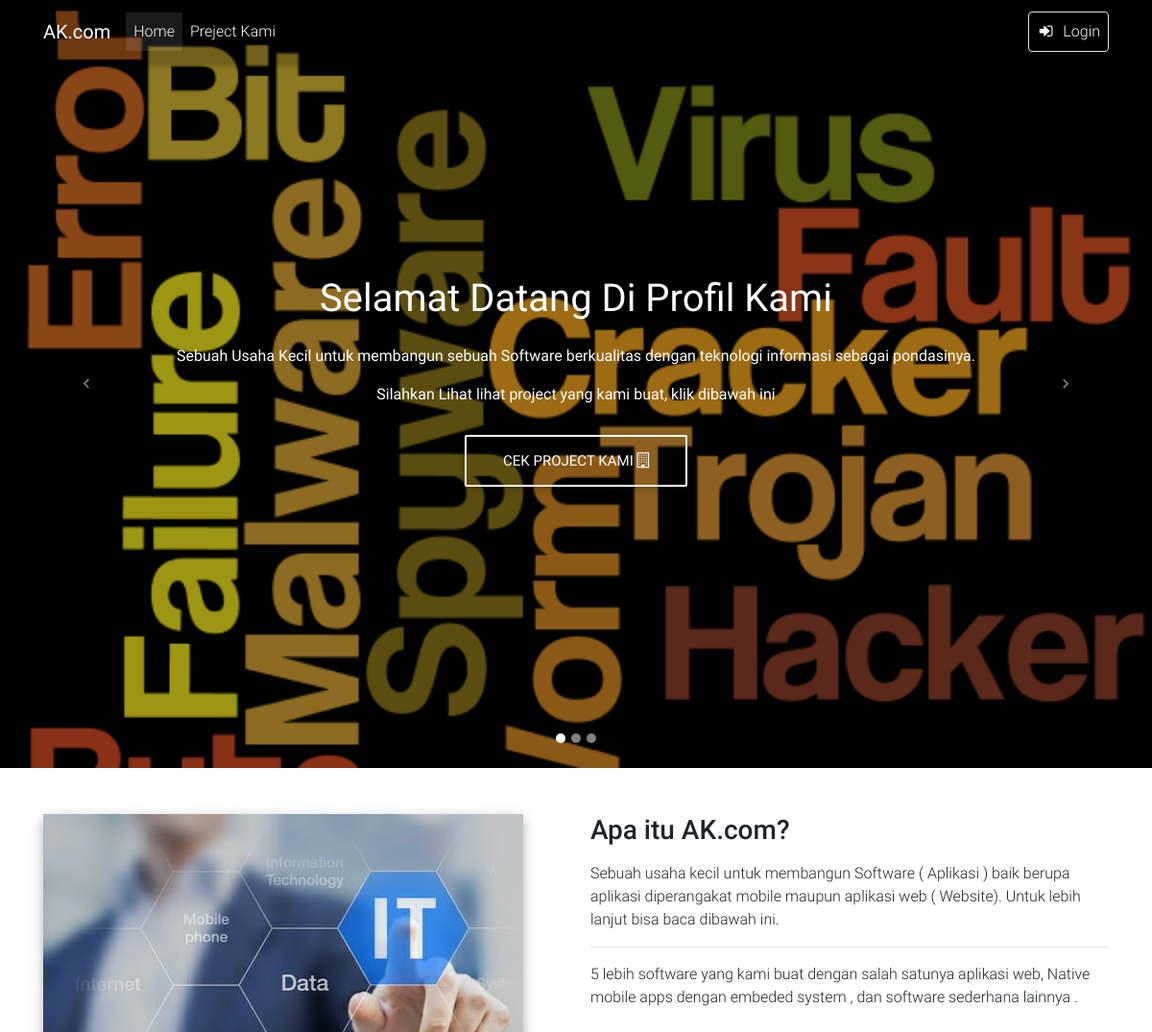
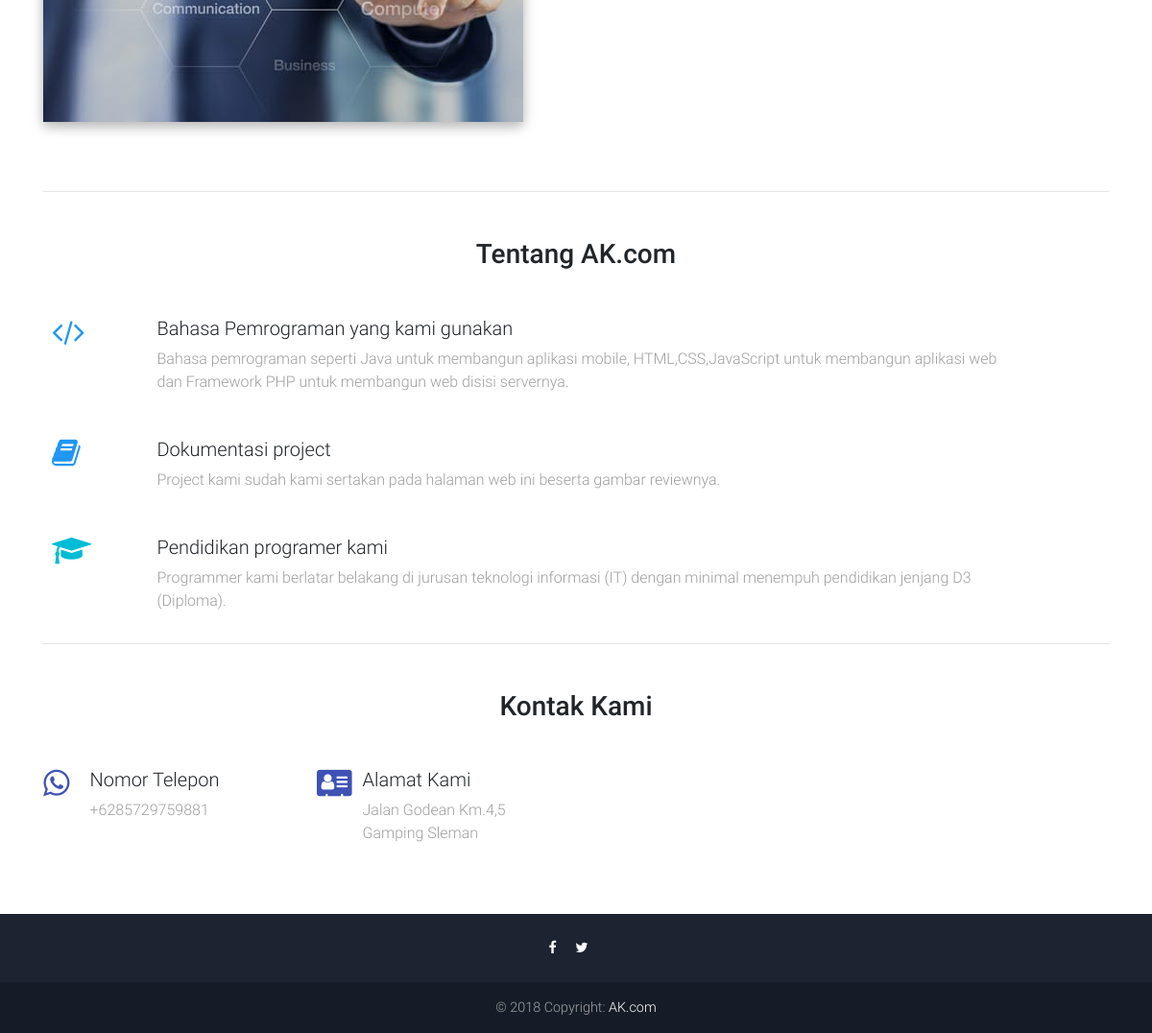
The page / on the database its author committed (2 pictures, top to bottom).
### tables this page shows
CREATE TABLE `gambar` (
  `id_gambar` int(20) NOT NULL,
  `foto` varchar(250) NOT NULL,
  `foto1` varchar(250) NOT NULL,
  `foto2` varchar(250) NOT NULL,
  `ket` varchar(1000) NOT NULL
);

CREATE TABLE `kontak` (
  `id_kontak` int(11) NOT NULL,
  `nowa` varchar(16) NOT NULL,
  `alamat` varchar(200) NOT NULL,
  `apaitu1` varchar(1000) NOT NULL,
  `apaitu2` varchar(1000) NOT NULL,
  `tentang1` varchar(1000) NOT NULL,
  `tentang2` varchar(1000) NOT NULL,
  `tentang3` varchar(1000) NOT NULL
);

### application/controllers/profil.php (called while the page is built, shortened)
<?php
class Profil extends CI_Controller {
	public function __construct() {
		$this->load->helper(array('url'));
        $this->load->model('M_profile');
		$this->load->model('M_upload');
		$this->load->model('M_gambar');
		}
	public function index()
	{
		$data['kontak'] = $this->M_profile->data();
		$data['gambar'] = $this->M_gambar->get_data_gambar();
		$this->load->view('rumah',$data);
	}
}

### index.php (called while the page is built, shortened)
<?php
require_once BASEPATH.'core/CodeIgniter.php';

### application/models/M_gambar.php (called while the page is built, shortened)
<?php
class M_gambar extends CI_Model {
  function get_data_gambar(){
        $query = $this->db->get('gambar');
        return $query;
    }
}
?>

### application/models/M_profile.php (called while the page is built, shortened)
<?php
class M_profile extends CI_Model {
public function data(){
   $this->db->select('*');
   $this->db->from('kontak');
   $data = $this->db->get();
   return $data->result();
 }
}
?>

### application/views/rumah.php (the view, shortened to what this page needs)
<!DOCTYPE html>
<html lang="en">
<head>
  <link rel="stylesheet" href="https://maxcdn.bootstrapcdn.com/font-awesome/4.7.0/css/font-awesome.min.css">
  <link href="<?php echo base_url('assets/css/bootstrap.min.css');?>" rel="stylesheet">
  <link href="<?php echo base_url('assets/css/mdb.min.css'); ?>" rel="stylesheet">
  <link href="<?php echo base_url('assets/css/style.min.css'); ?>" rel="stylesheet">
</head>
<body>
  <nav class="navbar fixed-top navbar-expand-lg navbar-dark scrolling-navbar">
    <div class="container">
      <a class="navbar-brand" href="rumah.php ">
        <strong>AK.com</strong>
      </a>
      <div class="collapse navbar-collapse" id="navbarSupportedContent">
        <ul class="navbar-nav mr-auto">
          <li class="nav-item active">
            <a class="nav-link" href="#">Home
            </a>
          </li>
          <li class="nav-item">
            <a class="nav-link" href="<?php echo base_url('index.php/profil/project'); ?>" target="_blank">Preject Kami</a>
          </li>
        </ul>
		<ul class="navbar-nav nav-flex-icons">
          <li class="nav-item">
            <a href="<?php echo base_url('index.php/login/index'); ?>" class="nav-link border border-light rounded waves-effect waves-light"
              target="_blank">
              <i class="fa fa-sign-in mr-2"></i>Login
            </a>
          </li>
        </ul>
      </div>
    </div>
  </nav>
  <div id="carousel-example-1z" class="carousel slide carousel-fade">
    <ol class="carousel-indicators">
      <li data-target="#carousel-example-1z" data-slide-to="0" class="active"></li>
      <li data-target="#carousel-example-1z" data-slide-to="1"></li>
      <li data-target="#carousel-example-1z" data-slide-to="2"></li>
    </ol>
	<?php
	foreach($gambar->result() as $g){
	?>
    <div class="carousel-inner" role="listbox">
      <div class="carousel-item active">
	<div class="view" style="background-image: url('<?php echo base_url() . "assets/images/home/".$g->foto ; ?>') ; background-repeat: no-repeat; background-size: cover;">
          <div class="mask rgba-black-light d-flex justify-content-center align-items-center">
            <div class="text-center white-text mx-5 wow fadeIn">
              <h1 class="mb-4">
                <strong>Selamat Datang Di Profil Kami</strong>
              </h1>
              <p>
                <strong><?php echo $g->ket ?></strong>
              </p>
              <p class="mb-4 d-none d-md-block">
                <strong>Silahkan Lihat lihat project yang kami buat, klik dibawah ini
                  </strong>
              </p>
              <a target="_blank" href="<?php echo base_url('index.php/profil/project'); ?>" class="btn btn-outline-white btn-lg">Cek Project Kami
                <i class="fa fa-building-o" aria-hidden="true"></i>
              </a>
            </div>
          </div>
        </div>
      </div>
	<?php } ?>
    </div>
    <a class="carousel-control-prev" href="#carousel-example-1z" role="button" data-slide="prev">
      <span class="carousel-control-prev-icon" aria-hidden="true"></span>
    </a>
    <a class="carousel-control-next" href="#carousel-example-1z" role="button" data-slide="next">
      <span class="carousel-control-next-icon" aria-hidden="true"></span>
    </a>
  </div>
  <main>
    <div class="container">
      <section class="mt-5 wow fadeIn">
        <div class="row">
          <div class="col-md-6 mb-4">
            <img src="<?php echo base_url('assets/img/AK.com.jpeg'); ?>" class="img-fluid z-depth-1-half" alt="">
          </div>
          <div class="col-md-6 mb-4">
<?php
	foreach($kontak as $k){
?>
            <h3 class="h3 mb-3">Apa itu AK.com?</h3>
	<p><?php echo $k->apaitu1 ?></p>
            <hr>
            <p>
              <?php echo $k->apaitu2 ?>
            </p>
          </div>
        </div>
      </section>
      <hr class="my-5">
      <section>
        <h3 class="h3 text-center mb-5">Tentang AK.com</h3>
        <div class="row wow fadeIn">
          <div class="col-lg-12 col-md-12 px-4">
            <div class="row">
              <div class="col-1 mr-3">
                <i class="fa fa-code fa-2x blue-text"></i>
              </div>
              <div class="col-10">
                <h5 class="feature-title">Bahasa Pemrograman yang kami gunakan</h5>
                <p class="grey-text"><?php echo $k->tentang1 ?></p>
              </div>
            </div>
            <div style="height:30px"></div>
            <div class="row">
              <div class="col-1 mr-3">
                <i class="fa fa-book fa-2x blue-text"></i>
              </div>
              <div class="col-10">
                <h5 class="feature-title">Dokumentasi project</h5>
                <p class="grey-text"><?php echo $k->tentang2 ?>
                </p>
              </div>
            </div>
            <div style="height:30px"></div>
            <div class="row">
              <div class="col-1 mr-3">
                <i class="fa fa-graduation-cap fa-2x cyan-text"></i>
              </div>
              <div class="col-10">
                <h5 class="feature-title">Pendidikan programer kami</h5>
                <p class="grey-text"><?php echo $k->tentang3 ?></p>
              </div>
            </div>
          </div>
        </div>
      </section>
      <hr class="mb-5">
      <section>
        <h2 class="my-5 h3 text-center">Kontak Kami</h2>
        <div class="row features-small mt-5 wow fadeIn">
          <div class="col-xl-3 col-lg-6">
            <div class="row">
              <div class="col-2">
                <i class="fa fa-whatsapp fa-2x mb-1 indigo-text" aria-hidden="true"></i>
              </div>
              <div class="col-10 mb-2 pl-3">
                <h5 class="feature-title font-bold mb-1">Nomor Telepon</h5>
                <p class="grey-text mt-2"><?php echo $k->nowa ?>
                </p>
              </div>
            </div>
          </div>
          <div class="col-xl-3 col-lg-6">
            <div class="row">
              <div class="col-2">
                <i class="fa fa-address-card fa-2x mb-1 indigo-text" aria-hidden="true"></i>
              </div>
              <div class="col-10 mb-2">
                <h5 class="feature-title font-bold mb-1">Alamat Kami</h5>
                <p class="grey-text mt-2"><?php echo $k->alamat ?>
                </p>
              </div>
			  <?php }?>
            </div>
          </div>
        </div>
      </section>
    </div>
  </main>
  <footer class="page-footer text-center font-small mt-4 wow fadeIn">
    <hr class="my-4">
    <div class="pb-4">
      <a href="https://www.facebook.com/mdbootstrap" target="_blank">
        <i class="fa fa-facebook mr-3"></i>
      </a>
      <a href="https://twitter.com/MDBootstrap" target="_blank">
        <i class="fa fa-twitter mr-3"></i>
      </a>
    </div>
    <div class="footer-copyright py-3">
      © 2018 Copyright:
      <a href="#" target="_blank">AK.com</a>
    </div>
  </footer>
</body>
</html>

### application/views/rumah.php (style rules this page uses)
html, body, header, .view { height: 100%; }
.carousel, .carousel-item, .carousel-item.active { height: 100%; }
.carousel-inner { height: 100%; }

### rows shown on the page
gambar: foto (picture), ket "Sebuah Usaha Kecil untuk membangun sebuah Software berkualitas dengan teknologi informasi sebagai pondasinya."
kontak: apaitu1 "Sebuah usaha kecil untuk membangun Software ( Aplikasi ) baik berupa aplikasi diperangakat mobile maupun aplikasi web ( Website). Untuk lebih lanjut bisa baca dibawah ini.", apaitu2 "5 lebih software yang kami buat dengan salah satunya aplikasi web, Native mobile apps dengan embeded system , dan software sederhana lainnya .", tentang1 "Bahasa pemrograman seperti Java untuk membangun aplikasi mobile, HTML,CSS,JavaScript untuk membangun aplikasi web dan Framework PHP untuk membangun web disisi servernya.", tentang2 "Project kami sudah kami sertakan pada halaman web ini beserta gambar reviewnya.", tentang3 "Programmer kami berlatar belakang di jurusan teknologi informasi (IT) dengan minimal menempuh pendidikan jenjang D3 (Diploma).", nowa "+6285729759881", alamat "Jalan Godean Km.4,5 Gamping Sleman"
